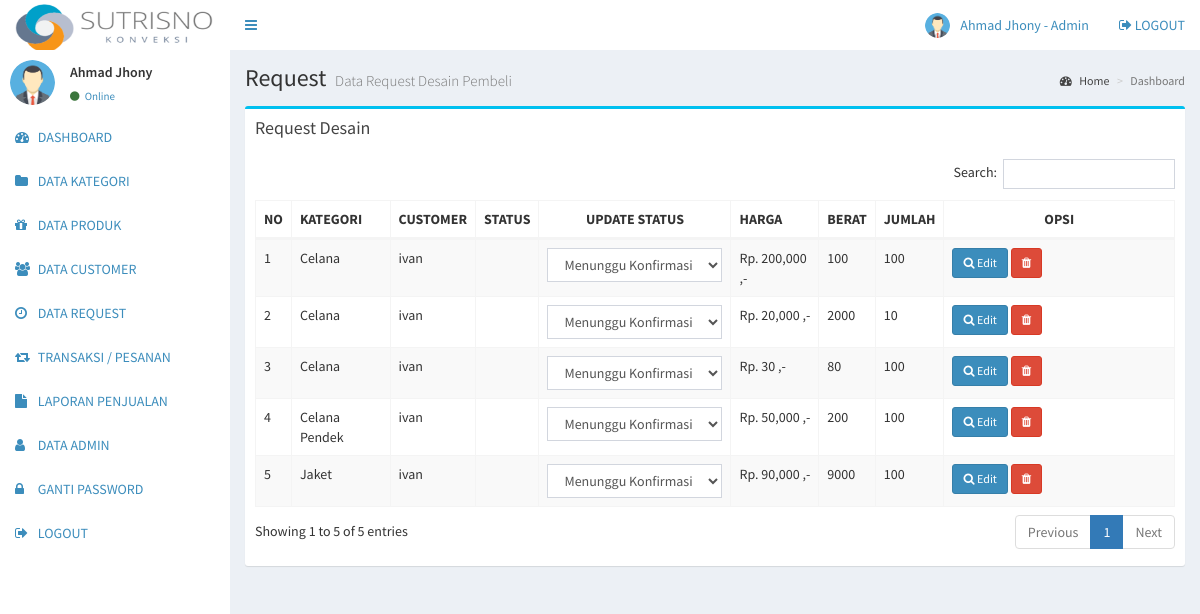
Page /admin/request.php (signed in) on the committed database.
### tables this page shows
CREATE TABLE `request` (
  `request_id` int NOT NULL,
  `request_kategori` int NOT NULL,
  `request_customer` int NOT NULL,
  `request_gambar` varchar(255) NOT NULL,
  `request_status` set('Invoice Sudah Diisi','Disetujui','Tidak Disetujui','Tunggu') DEFAULT NULL,
  `request_keterangan` text NOT NULL,
  `request_harga` int DEFAULT NULL,
  `request_berat` int DEFAULT NULL,
  `request_jumlah` int DEFAULT NULL
);

CREATE TABLE `kategori` (
  `kategori_id` int NOT NULL,
  `kategori_nama` varchar(255) NOT NULL
);

CREATE TABLE `customer` (
  `customer_id` int NOT NULL,
  `customer_nama` varchar(255) NOT NULL,
  `customer_email` varchar(255) NOT NULL,
  `customer_hp` varchar(20) NOT NULL,
  `customer_alamat` text NOT NULL,
  `customer_password` varchar(255) NOT NULL
);

### admin/request.php (the view, shortened to what this page needs)
<?php include 'header.php'; ?>
<div class="content-wrapper">
  <section class="content-header">
    <h1>
      Request
      <small>Data Request Desain Pembeli</small>
    </h1>
    <ol class="breadcrumb">
      <li><a href="#"><i class="fa fa-dashboard"></i> Home</a></li>
      <li class="active">Dashboard</li>
    </ol>
  </section>
  <section class="content">
    <div class="row">
      <section class="col-lg-12">
        <div class="box box-info">
          <div class="box-header">
            <h3 class="box-title">Request Desain</h3>
          </div>
          <div class="box-body">
            <div class="table-responsive">
              <table class="table table-bordered table-striped" id="table-datatable">
                <thead>
                  <tr>
                    <th width="1%">NO</th>
                    <th>KATEGORI</th>
                    <th>CUSTOMER</th>
                    <th>STATUS</th>
                    <th class="text-center">UPDATE STATUS</th>
                    <th>HARGA</th>
                    <th>BERAT</th>
                    <th>JUMLAH</th>
                    <th class="text-center" width="25%">OPSI</th>
                  </tr>
                </thead>
                <tbody id="request_data">
                  <?php
                  $no = 1;
                  $invoice = mysqli_query($koneksi,"select * from request,customer,kategori where customer_id=request_customer and request_kategori =kategori_id order by request_id desc");
                  while($i = mysqli_fetch_array($invoice)){
                    ?>
                    <tr>
                      <td><?php echo $no++; ?></td>
                      <td><?php echo $i['kategori_nama'] ?></td>
                      <td><?php echo $i['customer_nama'] ?></td>
                      <td class="text-center">
                      </td>
                      <td class="text-center">
                        <?php if($i['request_status'] == 'Disetujui') { echo "Tidak Bisa Diubah"; } else { ?>
                        <form action="request_status.php" method="post">
                          <select name="status" id="" class="form-control" onchange="form.submit()">
                            <option <?php if($i['request_status'] == "Tunggu"){echo "selected='selected'";} ?> value="Tunggu">Menunggu Konfirmasi</option>
                          </select>
                        </form>
                        <?php } ?>
                      </td>
                      <td><?php echo "Rp. ".number_format($i['request_harga'])." ,-"; ?></td>
                      <td><?php echo $i['request_berat'];  ?></td>
                      <td><?php echo $i['request_jumlah']; ?></td>
                      <?php if($i['request_status'] != 'Disetujui' ) { ?>
                      <td >
                        <button type="button" class="btn btn-primary btn-sm" data-toggle="modal" data-target="#edit_<?php echo $i['request_id']; ?>">
                          <i class="fa fa-search"></i> Edit
                        </button>
                        <a class='btn btn-sm btn-danger' href="request_hapus.php?id=<?php echo $i['request_id']; ?>"><i class="fa fa-trash"></i></a>
                      </td>
                      <?php } ?>
                    </tr>
                    <?php
                  }
                  ?>
                </tbody>
              </table>
            </div>
          </div>
        </div>
      </section>
    </div>
  </section>
</div>
<?php include 'footer.php'; ?>

### admin/header.php (shortened to what this page needs)
<!DOCTYPE html>
<html>
<head>
  <link rel="stylesheet" href="../assets/bower_components/bootstrap/dist/css/bootstrap.min.css">
  <link rel="stylesheet" href="../assets/bower_components/font-awesome/css/font-awesome.min.css">
  <link rel="stylesheet" href="../assets/bower_components/Ionicons/css/ionicons.min.css">
  <link rel="stylesheet" href="../assets/dist/css/AdminLTE.min.css">
  <link rel="stylesheet" href="../assets/bower_components/datatables.net-bs/css/dataTables.bootstrap.min.css">
  <link rel="stylesheet" href="../assets/dist/css/skins/_all-skins.min.css">
  <link rel="stylesheet" href="../assets/bower_components/morris.js/morris.css">
  <link rel="stylesheet" href="../assets/bower_components/jvectormap/jquery-jvectormap.css">
  <link rel="stylesheet" href="../assets/bower_components/bootstrap-datepicker/dist/css/bootstrap-datepicker.min.css">
  <link rel="stylesheet" href="../assets/bower_components/bootstrap-daterangepicker/daterangepicker.css">
  <link rel="stylesheet" href="../assets/plugins/bootstrap-wysihtml5/bootstrap3-wysihtml5.min.css">
  <?php
  include '../koneksi.php';
  ?>
</head>
<body class="hold-transition  sidebar-mini">
  <div class="wrapper">
    <header class="main-header">
      <a href="index.php" class="logo">
        <img src="../frontend/img/logokonveksi.png" width="200" height="50" alt="">
      </a>
      <nav class="navbar navbar-static-top">
        <a href="#" class="sidebar-toggle" data-toggle="push-menu" role="button">
        </a>
        <div class="navbar-custom-menu">
          <ul class="nav navbar-nav">
            <li class="dropdown user user-menu">
              <a href="#" class="dropdown-toggle" data-toggle="dropdown">
                <?php
                $id_admin = $_SESSION['id'];
                $profil = mysqli_query($koneksi,"select * from admin where admin_id='$id_admin'");
                $profil = mysqli_fetch_assoc($profil);
                if($profil['admin_foto'] == ""){
                  ?>
                  <img src="../gambar/sistem/user.png" class="user-image">
                <?php }else{ ?>
                  <img src="../gambar/user/<?php echo $profil['admin_foto'] ?>" class="user-image">
                <?php } ?>
                <span class="hidden-xs"><?php echo $_SESSION['nama']; ?> - Admin</span>
              </a>
            </li>
            <li>
              <a href="logout.php"><i class="fa fa-sign-out"></i> LOGOUT</a>
            </li>
          </ul>
        </div>
      </nav>
    </header>
    <aside class="main-sidebar">
      <section class="sidebar">
        <div class="user-panel">
          <div class="pull-left image">
            <?php
            $id = $_SESSION['id'];
            $profil = mysqli_query($koneksi,"select * from admin where admin_id='$id'");
            $profil = mysqli_fetch_assoc($profil);
            if($profil['admin_foto'] == ""){
              ?>
              <img src="../gambar/sistem/user.png" class="img-circle">
            <?php }else{ ?>
              <img src="../gambar/user/<?php echo $profil['admin_foto'] ?>" class="img-circle" style="max-height:45px">
            <?php } ?>
          </div>
          <div class="pull-left info">
            <p><?php echo $_SESSION['nama']; ?></p>
            <a href="#"><i class="fa fa-circle text-success"></i> Online</a>
          </div>
        </div>
        <ul class="sidebar-menu" data-widget="tree">
          <li>
            <a href="index.php">
              <i class="fa fa-dashboard"></i> <span>DASHBOARD</span>
            </a>
          </li>
          <li>
            <a href="kategori.php">
              <i class="fa fa-folder"></i> <span>DATA KATEGORI</span>
            </a>
          </li>
          <li>
            <a href="produk.php">
              <i class="fa fa-gift"></i> <span>DATA PRODUK</span>
            </a>
          </li>
          <li>
            <a href="customer.php">
              <i class="fa fa-users"></i> <span>DATA CUSTOMER</span>
            </a>
          </li>
          <li>
            <a href="request.php">
              <i class="fa fa-clock-o"></i> <span>DATA REQUEST</span>
            </a>
          </li>
           <li>
            <a href="transaksi.php">
              <i class="fa fa-retweet"></i> <span>TRANSAKSI / PESANAN</span>
            </a>
          </li>
          <li>
            <a href="laporan.php">
              <i class="fa fa-file"></i> <span>LAPORAN PENJUALAN</span>
            </a>
          </li>
          <li>
            <a href="admin.php">
              <i class="fa fa-user"></i> <span>DATA ADMIN</span>
            </a>
          </li>
          <li>
            <a href="gantipassword.php">
              <i class="fa fa-lock"></i> <span>GANTI PASSWORD</span>
            </a>
          </li>
          <li>
            <a href="logout.php">
              <i class="fa fa-sign-out"></i> <span>LOGOUT</span>
            </a>
          </li>
        </ul>
      </section>
    </aside>

### rows in the picture
request: kategori.kategori_nama "Celana", customer.customer_nama "ivan", request_harga "200,000", request_berat "100", request_jumlah "100"
request: kategori.kategori_nama "Celana", customer.customer_nama "ivan", request_harga "20,000", request_berat "2000", request_jumlah "10"
request: kategori.kategori_nama "Celana", customer.customer_nama "ivan", request_harga "30", request_berat "80", request_jumlah "100"
request: kategori.kategori_nama "Celana Pendek", customer.customer_nama "ivan", request_harga "50,000", request_berat "200", request_jumlah "100"
request: kategori.kategori_nama "Jaket", customer.customer_nama "ivan", request_harga "90,000", request_berat "9000", request_jumlah "100"

### other values in the picture
$_SESSION['nama'] "Ahmad Jhony"
